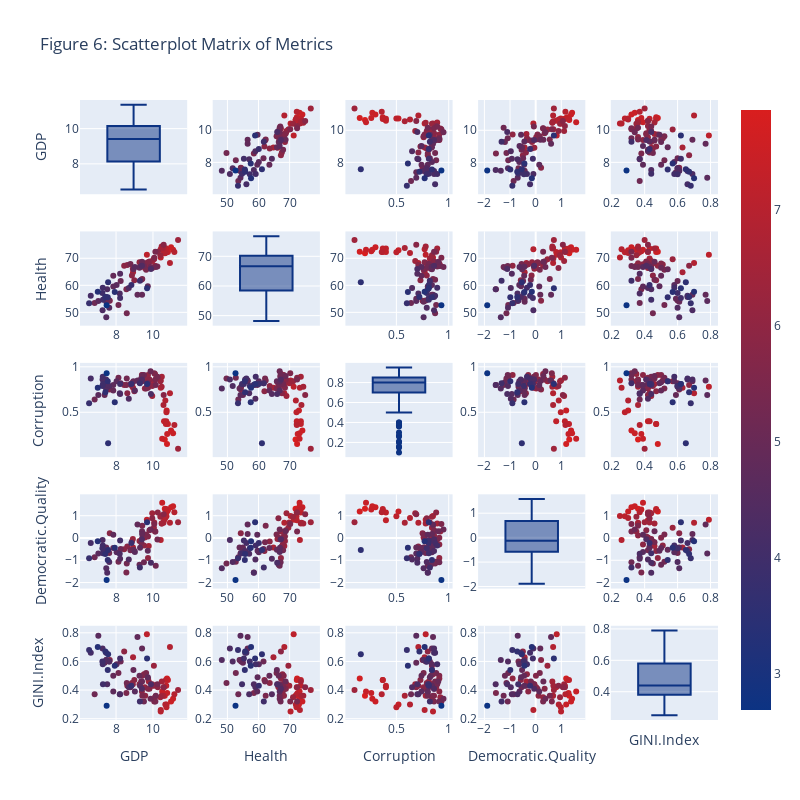

The code cell stored with this chart in its notebook:
### Code cell
import plotly.figure_factory as ff

labels = ['Happiness.Score', 'GDP', 'Health','Corruption', 'Democratic.Quality', 'GINI.Index']

fig = ff.create_scatterplotmatrix(df2018[labels], diag='box', index='Happiness.Score',colormap='Portland',
                                  colormap_type='cat',
                                  height=800, width=800, title = "Figure 6: Scatterplot Matrix of Metrics")
fig.show()
fig.write_html('f6.html')
